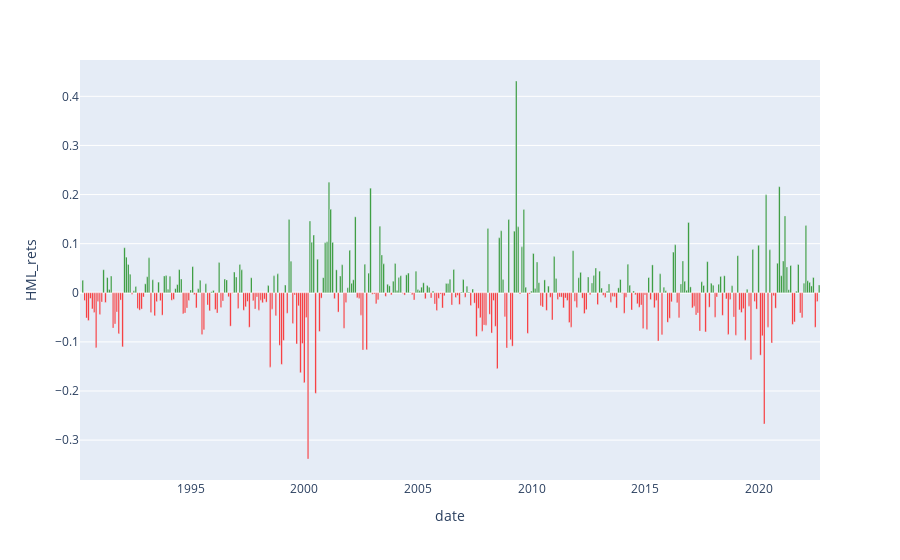

Notebook cell for this chart:
### Code cell
monthly_rets = port_df[["date", "HML_rets"]].resample('M', on='date').mean() # Calculate average daily return for each month
monthly_rets['Colour']='red' # Add column with 'red' value
monthly_rets.loc[monthly_rets['HML_rets']>=0, 'Colour']='green' # Replace 'red' with 'green' where return is non-negative
px.bar(monthly_rets,x=monthly_rets.index,y="HML_rets").update_traces(marker_color=monthly_rets["Colour"]).show()

### Figure 1 — Plotly figure (JSON) as saved in the notebook; plotly's stock layout.template omitted (floating-point values rounded to 4 significant figures; data arrays with more than 128 entries replaced by an {"elided": "..."} marker saying what was removed)
{"data": [{"alignmentgroup": "True", "hovertemplate": "date=%{x}<br>HML_rets=%{y}<extra></extra>", "legendgroup": "", "marker": {"color": {"elided": "391 str values"}, "pattern": {"shape": ""}}, "name": "", "offsetgroup": "", "orientation": "v", "showlegend": false, "textposition": "auto", "type": "bar", "x": {"elided": "391 str values"}, "xaxis": "x", "y": {"elided": "391 float values"}, "yaxis": "y"}], "layout": {"barmode": "relative", "legend": {"tracegroupgap": 0}, "margin": {"t": 60}, "xaxis": {"anchor": "y", "domain": [0, 1], "title": {"text": "date"}}, "yaxis": {"anchor": "x", "domain": [0, 1], "title": {"text": "HML_rets"}}}}
